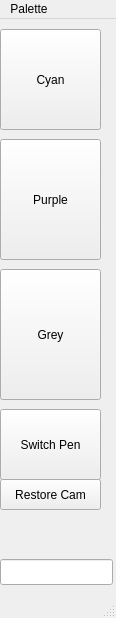
<?xml version="1.0" encoding="UTF-8"?>
<ui version="4.0">
 <class>MainWindow</class>
 <widget class="QMainWindow" name="MainWindow">
  <property name="geometry">
   <rect>
    <x>0</x>
    <y>0</y>
    <width>116</width>
    <height>618</height>
   </rect>
  </property>
  <property name="windowTitle">
   <string>MainWindow</string>
  </property>
  <widget class="QWidget" name="centralwidget">
   <widget class="QPushButton" name="pushButton">
    <property name="geometry">
     <rect>
      <x>0</x>
      <y>10</y>
      <width>101</width>
      <height>101</height>
     </rect>
    </property>
    <property name="text">
     <string>Cyan</string>
    </property>
   </widget>
   <widget class="QPushButton" name="pushButton_2">
    <property name="geometry">
     <rect>
      <x>0</x>
      <y>120</y>
      <width>101</width>
      <height>121</height>
     </rect>
    </property>
    <property name="text">
     <string>Purple</string>
    </property>
   </widget>
   <widget class="QPushButton" name="pushButton_3">
    <property name="geometry">
     <rect>
      <x>0</x>
      <y>250</y>
      <width>101</width>
      <height>131</height>
     </rect>
    </property>
    <property name="text">
     <string>Grey</string>
    </property>
   </widget>
   <widget class="QLineEdit" name="lineEdit">
    <property name="geometry">
     <rect>
      <x>0</x>
      <y>540</y>
      <width>113</width>
      <height>26</height>
     </rect>
    </property>
   </widget>
   <widget class="QPushButton" name="pushButton_4">
    <property name="geometry">
     <rect>
      <x>0</x>
      <y>390</y>
      <width>101</width>
      <height>71</height>
     </rect>
    </property>
    <property name="text">
     <string>Switch Pen</string>
    </property>
   </widget>
   <widget class="QPushButton" name="pushButton_5">
    <property name="geometry">
     <rect>
      <x>0</x>
      <y>460</y>
      <width>101</width>
      <height>31</height>
     </rect>
    </property>
    <property name="text">
     <string>Restore Cam</string>
    </property>
   </widget>
  </widget>
  <widget class="QMenuBar" name="menubar">
   <property name="geometry">
    <rect>
     <x>0</x>
     <y>0</y>
     <width>116</width>
     <height>23</height>
    </rect>
   </property>
   <widget class="QMenu" name="menuPalette">
    <property name="title">
     <string>Palette</string>
    </property>
   </widget>
   <addaction name="menuPalette"/>
  </widget>
  <widget class="QStatusBar" name="statusbar"/>
 </widget>
 <resources/>
 <connections/>
</ui>
